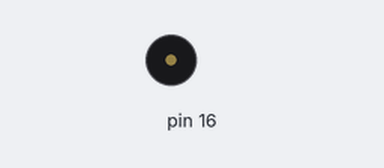
This sketch was run on a simulated Arduino Uno, built for the host (arithmetic inside an expression is 32-bit, double 64-bit). On the bench: buzzer (waves = sounding).

Above: at 0.6 s.
Timing chart, 0 to 3.0 s (numbered marks = the images above):
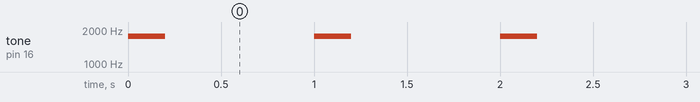

The sketch:

Buzzer_Checking.ino
```cpp
// Define the pin for the buzzer
const int buzzerPin = PIN_PC2; // Change this to the pin where your buzzer is connected

void setup() {
  // Set the buzzer pin as an output
  pinMode(buzzerPin, OUTPUT);
}

void loop() {
  tone(buzzerPin, 1047, 100);
      //delay(100);
  tone(buzzerPin, 1760, 200);
      //delay(200);

  // Turn the buzzer off
  digitalWrite(buzzerPin, LOW);
  delay(1000); // Wait for 1 second
}
```

Measured:
- by itself, tone on pin 16: alternates 1760 Hz for 0.20 s and silent for 0.80 s
